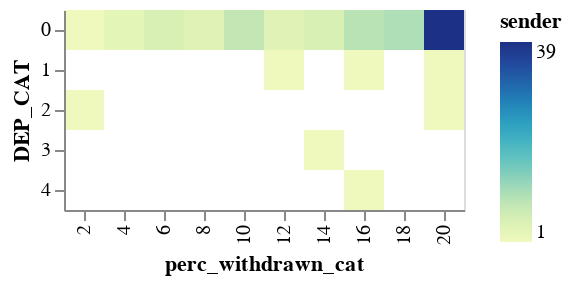

Notebook code cell kept with this figure:
### Code cell
alt.Chart(df).mark_rect().encode(
    x=alt.X('perc_withdrawn_cat:O', sort=alt.EncodingSortField(order='ascending')),
    y=alt.Y('DEP_CAT:O', sort=alt.EncodingSortField(order='descending')),
    color='sender:Q'
)

### Figure 1 — Vega-Lite specification as saved in the notebook (floating-point values rounded to 4 significant figures)
{"config": {"view": {"continuousWidth": 400, "continuousHeight": 300}}, "data": {"name": "data-2394a3c5afd27aea3d932deeb4fcf902"}, "mark": "rect", "encoding": {"color": {"field": "sender", "type": "quantitative"}, "x": {"field": "perc_withdrawn_cat", "sort": {"order": "ascending"}, "type": "ordinal"}, "y": {"field": "DEP_CAT", "sort": {"order": "descending"}, "type": "ordinal"}}, "$schema": "https://vega.github.io/schema/vega-lite/v4.17.0.json", "datasets": {"data-2394a3c5afd27aea3d932deeb4fcf902": [{"DEP_CAT": 0, "perc_withdrawn_cat": 2, "sender": 1}, {"DEP_CAT": 0, "perc_withdrawn_cat": 4, "sender": 3}, {"DEP_CAT": 0, "perc_withdrawn_cat": 6, "sender": 5}, {"DEP_CAT": 0, "perc_withdrawn_cat": 8, "sender": 4}, {"DEP_CAT": 0, "perc_withdrawn_cat": 10, "sender": 8}, {"DEP_CAT": 0, "perc_withdrawn_cat": 12, "sender": 4}, {"DEP_CAT": 0, "perc_withdrawn_cat": 14, "sender": 5}, {"DEP_CAT": 0, "perc_withdrawn_cat": 16, "sender": 9}, {"DEP_CAT": 0, "perc_withdrawn_cat": 18, "sender": 10}, {"DEP_CAT": 0, "perc_withdrawn_cat": 20, "sender": 39}, {"DEP_CAT": 1, "perc_withdrawn_cat": 12, "sender": 1}, {"DEP_CAT": 1, "perc_withdrawn_cat": 16, "sender": 1}, {"DEP_CAT": 1, "perc_withdrawn_cat": 20, "sender": 1}, {"DEP_CAT": 2, "perc_withdrawn_cat": 2, "sender": 1}, {"DEP_CAT": 2, "perc_withdrawn_cat": 20, "sender": 1}, {"DEP_CAT": 3, "perc_withdrawn_cat": 14, "sender": 1}, {"DEP_CAT": 4, "perc_withdrawn_cat": 16, "sender": 1}]}}
